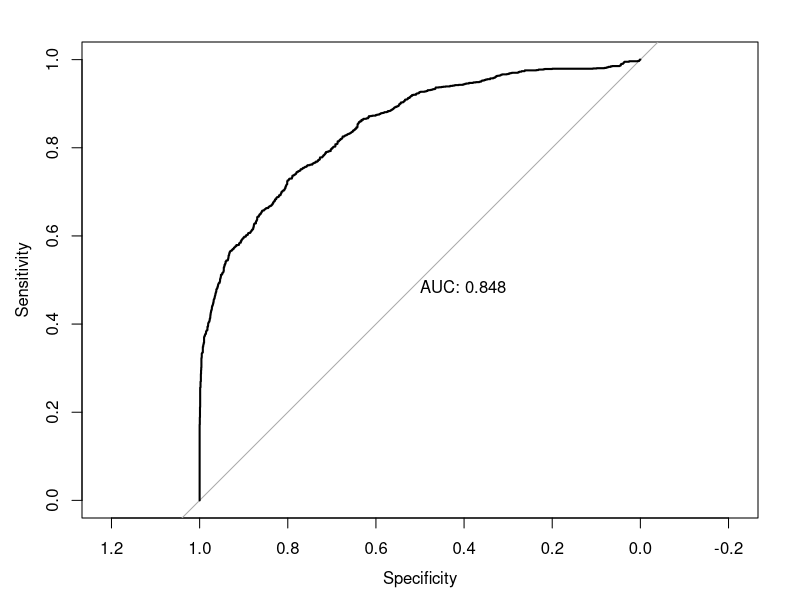
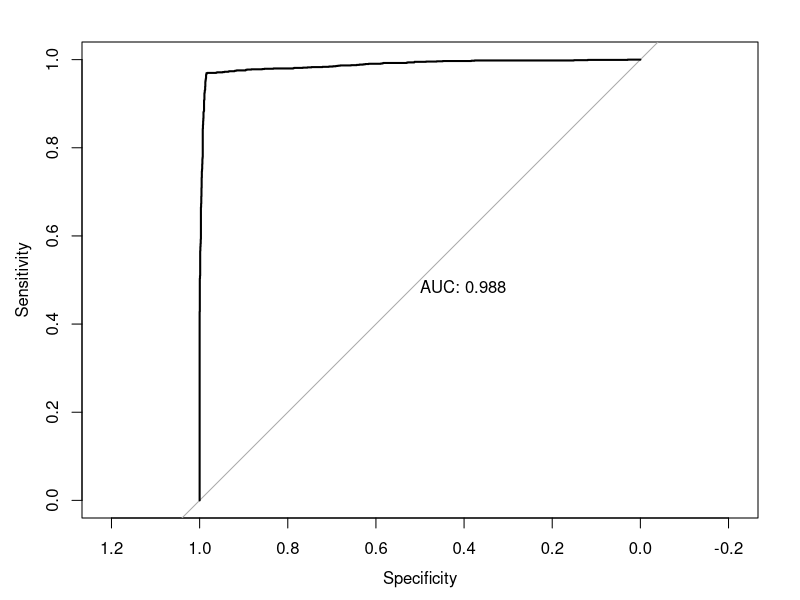
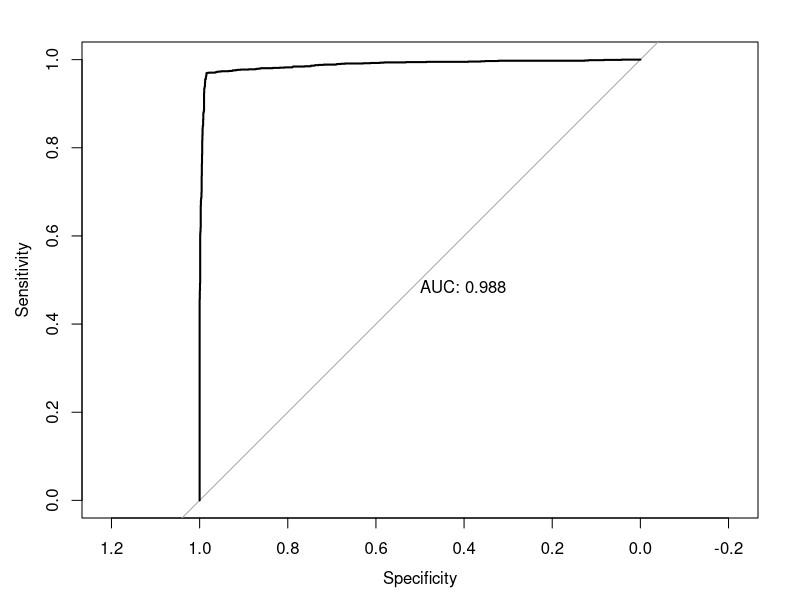

Recreate these plots in R, in order.
########################################
# PO33Q - Determinants of Democracy
# Dr Flo Linke
# Seminar, Week 7
########################################

# -----------------------
# set working directory
# -----------------------

setwd("")

# -----------------------
# Load Required Packages
# -----------------------

library(haven)
library(tidyverse)
library(survey)   # for RegTermTest
library(pROC)     # for ROC curves

# -----------------------
# Load data
# -----------------------

prz <- read_dta("prz.dta")


###############################################
# Exercise 1: Static probit model
###############################################

democracy <- glm(democ ~ g + gdpw + oil, 
                 data = prz,
                 na.action = na.exclude,
                 family = binomial(link = "probit"))

summary(democracy)
nobs(democracy)

# >> What is possibly wrong? Democracy needs to develop and thus the effect 
#    of growth will only unfold later.
# >> Interpretation: Wealth increases the probability of democracy. Oil reduces 
#    the probability of democracy. Growth is insignificant.


###############################################
# Exercise 2: Dynamic probit model
###############################################

# ------------------------------------------
# Lag the dependent variable
# ------------------------------------------

prz <- prz %>%
  group_by(country) %>%
  mutate(l.democ = lag(democ)) %>%
  ungroup()

# in case you want to have a look at how the lagged and original values look next to each other
prz_lag <- select(prz, country, year, democ, l.democ)

# ------------------------------------------
# Estimate dynamic model
# ------------------------------------------

dynamic <- glm(democ ~ g + gdpw + oil + l.democ, 
               data = prz,
               na.action = na.exclude,
               family = binomial(link = "probit")) 

summary(dynamic)
nobs(dynamic)

# >> by including a lagged variable we assume a time dependency between last 
#    year's condition of democracy and the following year


###############################################
# Exercise 3: Emergence model
###############################################

# ------------------------------------------
# Lag the independent variables
# ------------------------------------------

prz <- prz %>%
  group_by(country) %>%
  mutate(l.g = lag(g)) %>%
  ungroup()

prz <- prz %>%
  group_by(country) %>%
  mutate(l.gdpw = lag(gdpw)) %>%
  ungroup()

prz <- prz %>%
  group_by(country) %>%
  mutate(l.oil = lag(oil)) %>%
  ungroup()

# ------------------------------------------
# Subset to non-democracies and estimate
# ------------------------------------------

prz_democ0 <- filter(prz, l.democ==0) 

emergence <- glm(democ ~ l.gdpw + l.g + l.oil, 
                 data = prz_democ0,
                 na.action = na.exclude,
                 family = binomial(link = "probit"))

summary(emergence)
nobs(emergence)

# >> growth: if economy grows, democracy is less likely to emerge
# >> wealth: wealth increases the probability of transition to democracy
# >> oil: Oil makes democracy less likely to emerge


###############################################
# Exercise 4: Survival model
###############################################

prz_democ1 <- filter(prz, l.democ==1)

survive <- glm(democ ~ l.gdpw + l.g + l.oil, 
               data = prz_democ1,
               na.action = na.exclude,
               family = binomial(link = "probit"))

summary(survive)
nobs(survive)

# >> oil is insignificant
# >> growth and wealth both increase the probability of a democracy to survive


###############################################
# Exercise 5: Joint estimation
###############################################

# ------------------------------------------
# Create interaction terms
# ------------------------------------------

prz$l.democgdpw <- prz$l.democ * prz$l.gdpw
prz$l.democg <- prz$l.democ * prz$l.g
prz$l.democoil <- prz$l.democ * prz$l.oil

# ------------------------------------------
# Estimate joint model
# ------------------------------------------

joint <- glm(democ ~ l.gdpw + l.g + l.oil + l.democ + l.democgdpw + l.democg + l.democoil, 
             data = prz,
             na.action = na.exclude,
             family = binomial(link = "probit"))

summary(joint)
nobs(joint)

# >> x coefficients are equal to the "onset-model" while the sum of lagged x 
#    coefficients and x coefficients are equal to the x coefficients of the 
#    transition model
# >> for example for wealth: .000057 + .0000263 = .0000833
# >> coefficients of interacted variables can only be interpreted if democracy 
#    existed the previous year because the lagged dependent variable is significant 
#    in the full model, the coefficients are significantly different from each other


# ------------------------------------------
# Wald test for joint estimation
# ------------------------------------------

# http://r-survey.r-forge.r-project.org/survey/html/regTermTest.html

regTermTest(joint, ~ l.gdpw + l.democgdpw, method="Wald")


###############################################
# Exercise 6: ROC Curves
###############################################

# ------------------------------------------
# Democracy model (static)
# ------------------------------------------

prob_democracy <- predict(democracy, type="response")
prz$prob_democracy <- unlist(prob_democracy)

roc_democracy <- roc(prz$democ, prz$prob_democracy)

plot(roc_democracy, print.auc=TRUE)


# ------------------------------------------
# Dynamic model
# ------------------------------------------

prob_dynamic <- predict(dynamic, type="response")
prz$prob_dynamic <- unlist(prob_dynamic)

roc_dynamic <- roc(prz$democ, prz$prob_dynamic)

plot(roc_dynamic, print.auc=TRUE)


# ------------------------------------------
# Emergence model
# ------------------------------------------

prob_emergence <- predict(emergence, type="response")
prz_democ0$prob_emergence <- unlist(prob_emergence)

roc_emergence <- roc(prz_democ0$democ, prz_democ0$prob_emergence)


# ------------------------------------------
# Survival model
# ------------------------------------------

prob_survive <- predict(survive, type="response")
prz_democ1$prob_survive <- unlist(prob_survive)

roc_survive <- roc(prz_democ1$democ, prz_democ1$prob_survive)


# ------------------------------------------
# Joint model
# ------------------------------------------

prob_joint <- predict(joint, type="response")
prz$prob_joint <- unlist(prob_joint)

roc_joint <- roc(prz$democ, prz$prob_joint)

plot(roc_joint, print.auc=TRUE)

# ------------------------------------------
# Interpretation
# ------------------------------------------

#  A single point, say (0.1, 0.8), tells you: 
#  "At this particular threshold, the classifier 
#  correctly identifies 80% of actual democracies 
#  as democracies, while incorrectly classifying 
#  10% of actual autocracies as democracies."
